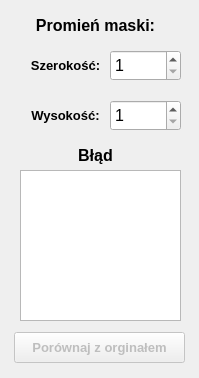
<?xml version="1.0" encoding="UTF-8"?>
<ui version="4.0">
 <class>FiltrMedian</class>
 <widget class="QWidget" name="FiltrMedian">
  <property name="geometry">
   <rect>
    <x>0</x>
    <y>0</y>
    <width>199</width>
    <height>378</height>
   </rect>
  </property>
  <property name="minimumSize">
   <size>
    <width>199</width>
    <height>378</height>
   </size>
  </property>
  <property name="maximumSize">
   <size>
    <width>199</width>
    <height>378</height>
   </size>
  </property>
  <property name="windowTitle">
   <string>Form</string>
  </property>
  <widget class="QLabel" name="widthLabel">
   <property name="geometry">
    <rect>
     <x>30</x>
     <y>50</y>
     <width>71</width>
     <height>31</height>
    </rect>
   </property>
   <property name="font">
    <font>
     <pointsize>10</pointsize>
     <weight>75</weight>
     <bold>true</bold>
    </font>
   </property>
   <property name="text">
    <string>Szerokość:</string>
   </property>
   <property name="alignment">
    <set>Qt::AlignCenter</set>
   </property>
  </widget>
  <widget class="QLabel" name="heightLabel">
   <property name="geometry">
    <rect>
     <x>30</x>
     <y>100</y>
     <width>71</width>
     <height>31</height>
    </rect>
   </property>
   <property name="font">
    <font>
     <pointsize>10</pointsize>
     <weight>75</weight>
     <bold>true</bold>
    </font>
   </property>
   <property name="text">
    <string>Wysokość:</string>
   </property>
   <property name="alignment">
    <set>Qt::AlignCenter</set>
   </property>
  </widget>
  <widget class="QLabel" name="sizeLabel">
   <property name="geometry">
    <rect>
     <x>20</x>
     <y>10</y>
     <width>151</width>
     <height>31</height>
    </rect>
   </property>
   <property name="font">
    <font>
     <pointsize>12</pointsize>
     <weight>75</weight>
     <bold>true</bold>
    </font>
   </property>
   <property name="text">
    <string>Promień maski:</string>
   </property>
   <property name="alignment">
    <set>Qt::AlignCenter</set>
   </property>
  </widget>
  <widget class="QSpinBox" name="widthValue">
   <property name="geometry">
    <rect>
     <x>110</x>
     <y>50</y>
     <width>71</width>
     <height>31</height>
    </rect>
   </property>
   <property name="font">
    <font>
     <pointsize>12</pointsize>
    </font>
   </property>
   <property name="buttonSymbols">
    <enum>QAbstractSpinBox::UpDownArrows</enum>
   </property>
   <property name="minimum">
    <number>1</number>
   </property>
   <property name="maximum">
    <number>255</number>
   </property>
   <property name="singleStep">
    <number>1</number>
   </property>
  </widget>
  <widget class="QSpinBox" name="heightValue">
   <property name="geometry">
    <rect>
     <x>110</x>
     <y>100</y>
     <width>71</width>
     <height>31</height>
    </rect>
   </property>
   <property name="font">
    <font>
     <pointsize>12</pointsize>
    </font>
   </property>
   <property name="minimum">
    <number>1</number>
   </property>
   <property name="maximum">
    <number>255</number>
   </property>
   <property name="singleStep">
    <number>1</number>
   </property>
  </widget>
  <widget class="QPushButton" name="errorButton">
   <property name="enabled">
    <bool>false</bool>
   </property>
   <property name="geometry">
    <rect>
     <x>14</x>
     <y>332</y>
     <width>171</width>
     <height>31</height>
    </rect>
   </property>
   <property name="font">
    <font>
     <pointsize>10</pointsize>
     <weight>75</weight>
     <bold>true</bold>
    </font>
   </property>
   <property name="text">
    <string>Porównaj z orginałem</string>
   </property>
  </widget>
  <widget class="QTextEdit" name="errorValue">
   <property name="geometry">
    <rect>
     <x>20</x>
     <y>170</y>
     <width>161</width>
     <height>151</height>
    </rect>
   </property>
   <property name="readOnly">
    <bool>true</bool>
   </property>
   <property name="html">
    <string>&lt;!DOCTYPE HTML PUBLIC &quot;-//W3C//DTD HTML 4.0//EN&quot; &quot;http://www.w3.org/TR/REC-html40/strict.dtd&quot;&gt;
&lt;html&gt;&lt;head&gt;&lt;meta name=&quot;qrichtext&quot; content=&quot;1&quot; /&gt;&lt;style type=&quot;text/css&quot;&gt;
p, li { white-space: pre-wrap; }
&lt;/style&gt;&lt;/head&gt;&lt;body style=&quot; font-family:'MS Shell Dlg 2'; font-size:8.25pt; font-weight:400; font-style:normal;&quot;&gt;
&lt;p style=&quot;-qt-paragraph-type:empty; margin-top:0px; margin-bottom:0px; margin-left:0px; margin-right:0px; -qt-block-indent:0; text-indent:0px;&quot;&gt;&lt;br /&gt;&lt;/p&gt;&lt;/body&gt;&lt;/html&gt;</string>
   </property>
  </widget>
  <widget class="QLabel" name="errorLabel">
   <property name="geometry">
    <rect>
     <x>20</x>
     <y>140</y>
     <width>151</width>
     <height>31</height>
    </rect>
   </property>
   <property name="font">
    <font>
     <pointsize>12</pointsize>
     <weight>75</weight>
     <bold>true</bold>
    </font>
   </property>
   <property name="text">
    <string>Błąd</string>
   </property>
   <property name="alignment">
    <set>Qt::AlignCenter</set>
   </property>
  </widget>
 </widget>
 <resources/>
 <connections/>
</ui>
